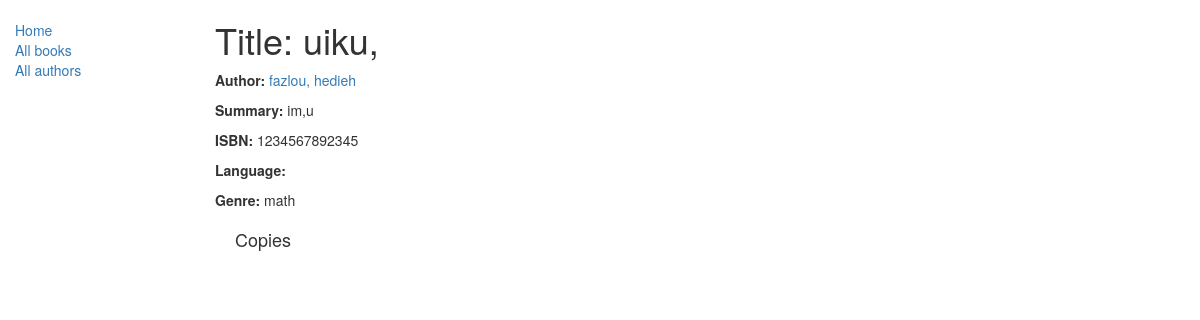
The app's page /catalog/book/4 with its own data.
### catalog/models.py (models this page shows, shortened)
class Book(models.Model):
    title = models.CharField(max_length=200)
    author = models.ForeignKey('Author', on_delete=models.SET_NULL, null=True)
    summary = models.TextField(max_length=1000, help_text="Enter a brief description of the book")
    isbn = models.CharField('ISBN', max_length=13,
                            help_text='13 Character <a href="https://www.isbn-international.org/content/what-isbn">ISBN number</a>')
    genre = models.ManyToManyField(Genre, help_text="Select a genre for this book")

class Author(models.Model):
    first_name = models.CharField(max_length=100)
    last_name = models.CharField(max_length=100)
    date_of_birth = models.DateField(null=True, blank=True)
    date_of_death = models.DateField('Died', null=True, blank=True)
    def __str__(self):
        return '%s, %s' % (self.last_name, self.first_name)

class Genre(models.Model):
    name = models.CharField(max_length=200, help_text="Enter a book genre (e.g. Science Fiction, French Poetry etc.)")
    def __str__(self):
        return self.name

### catalog/views.py (the view)
# urls.py: url(r'^book/(?P<pk>\d+)$', views.BookDetailView.as_view(), name='book-detail'),
class BookDetailView(generic.DetailView):
    model = models.Book
    template_name = 'book_detail.html'

### catalog/templates/book_detail.html (shortened to what this page needs)
{% extends "base_generic.html" %}
{% block content %}
  <h1>Title: {{ book.title }}</h1>
  <p><strong>Author:</strong> <a href="">{{ book.author }}</a></p>
  <p><strong>Summary:</strong> {{ book.summary }}</p>
  <p><strong>ISBN:</strong> {{ book.isbn }}</p>
  <p><strong>Language:</strong> {{ book.language }}</p>
  <p><strong>Genre:</strong> {% for genre in book.genre.all %} {{ genre }}{% if not forloop.last %}, {% endif %}{% endfor %}</p>
  <div style="margin-left:20px;margin-top:20px">
    <h4>Copies</h4>
  </div>
{% endblock %}

### records on screen
Book: title "uiku,", author "fazlou, hedieh", summary "im,u", isbn "1234567892345"
Genre: name "math"
